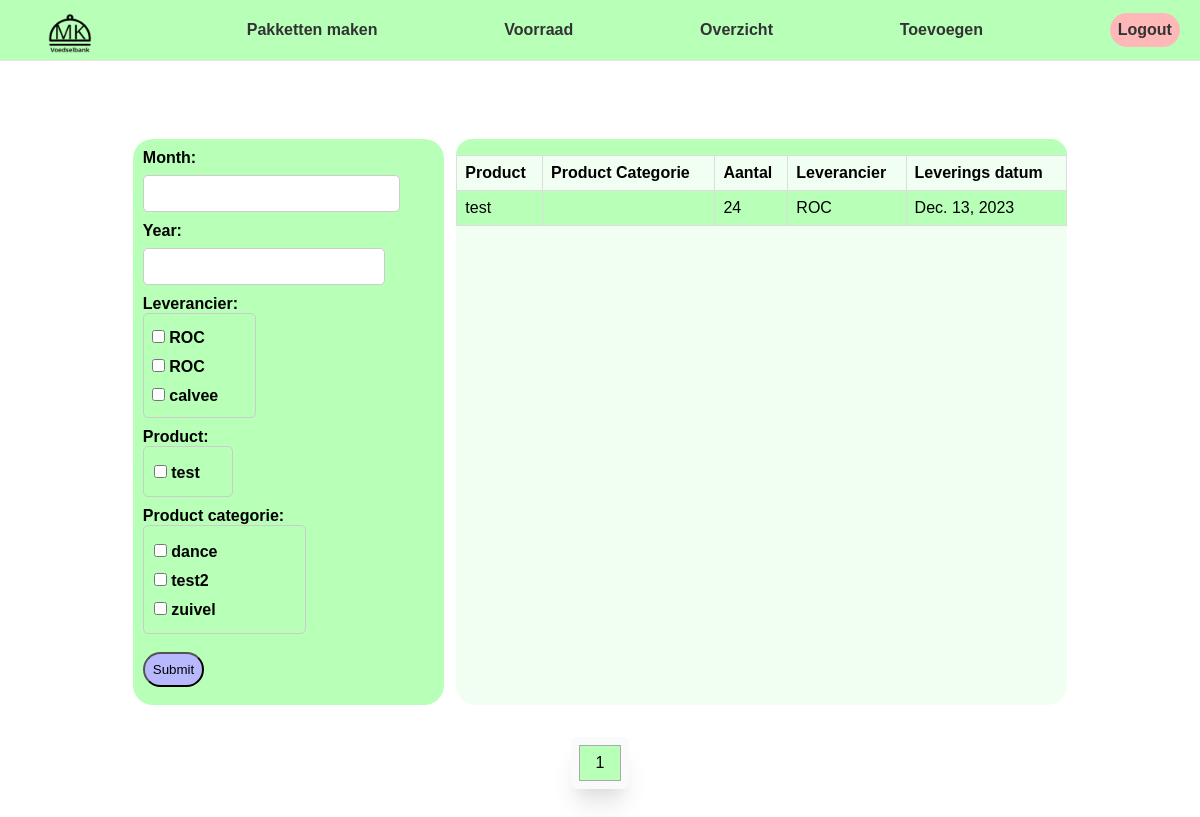
Page /rapportages/ingaand (signed in) on the earlier database version.
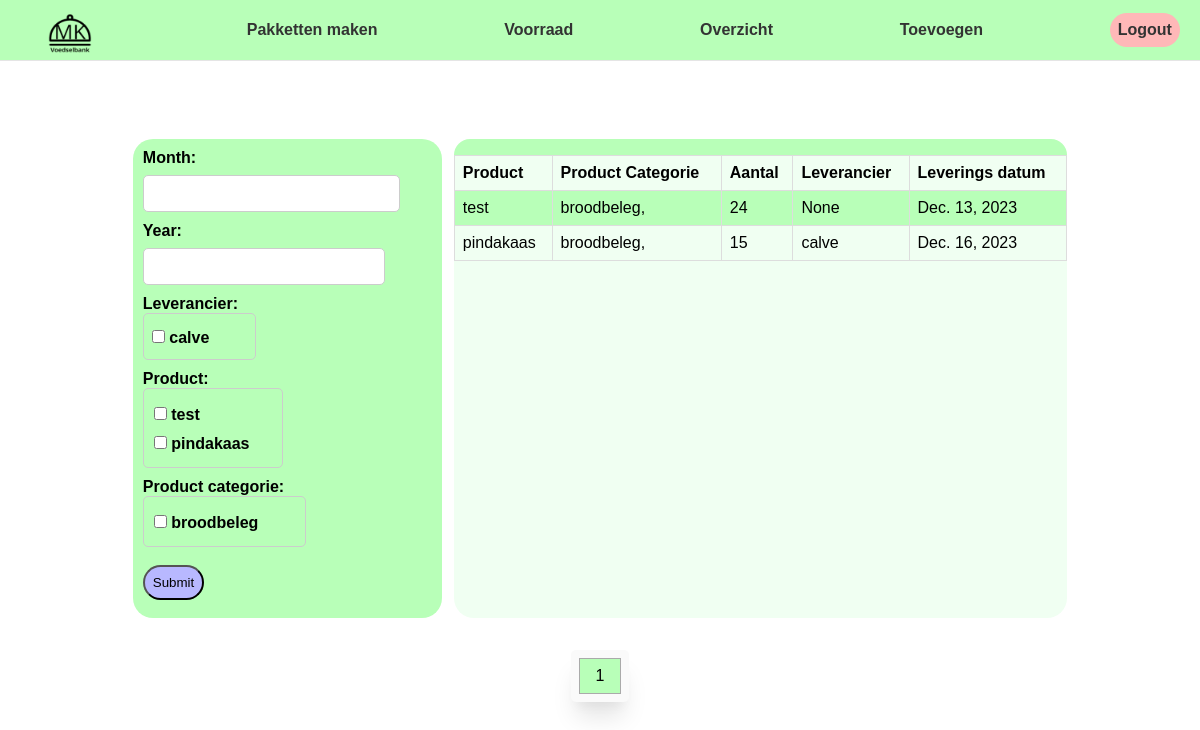
Same page on the later database version.
### magazijn/models/product.py (models this page shows)
class Product(models.Model):
    name = models.CharField(max_length=100)
    EAN = models.IntegerField()
    afbeelding = models.ImageField(upload_to='images/', null=True)
    varkesvlees = models.BooleanField(default=False)
    vegataries = models.BooleanField(default=False)
    veganistisch = models.BooleanField(default=False)
    catagorieën = models.ManyToManyField("Catagorie", related_name="product")
    voorraad = models.IntegerField(default=0)
    def __str__(self):
        return self.name

### magazijn/models/Product_Item.py (models this page shows, shortened)
class ProductItem(models.Model):
    STATUS_CHOICES = (
        (1, 'Goed'),
        (2, 'in pakket'),
        (3, 'Verlopen'),
        (4, 'Verdwenen'),
    )
    product = models.ForeignKey("Product", on_delete=models.CASCADE, null=True, related_name="product_items")
    leverings_datum = models.DateField(auto_now_add=True)
    leverancier = models.ForeignKey("directie.Leverancier", on_delete=models.SET_NULL, null=True, related_name="product_items")
    houdsbaarheiddatum = models.DateField()
    status = models.IntegerField(choices=STATUS_CHOICES, default=1)
    pakket = models.ForeignKey("magazijn.Pakket", on_delete=models.SET_NULL, null=True, blank=True, related_name="product_items")

### directie/models/Leverancier.py (models this page shows)
class Leverancier(models.Model):
    bedrijfsnaam = models.CharField(max_length=100)
    adres = models.CharField(max_length=100)
    contactpersoon = models.CharField(max_length=100)
    telefoon = models.IntegerField()
    email = models.EmailField()
    leveringsdatum = models.DateField(blank=True, null=True)
    def __str__(self):
        return self.bedrijfsnaam

### magazijn/models/Categorie.py (models this page shows)
class Catagorie(models.Model):
        name = models.CharField(max_length=100)
        omschrijving = models.CharField(max_length=100)
        def __str__(self):
            return self.name

### directie/views/product_categorie_rapportage.py (the view)
# urls.py: path('rapportages/ingaand', PCRapportage.as_view(), name='rapportage-ingaand'),
class PCRapportage(LoginRequiredMixin, View):
    product_item_model = ProductItem
    product_model = Product
    date_filter = DateFilter
    template_name = 'directie/product-categorie-rapportage.html'
    def get(self, request, *args, **kwargs):
        product_items = self.product_item_model.objects.all()
        date_filter = self.date_filter(request.GET, queryset=product_items)
        product_items = date_filter.qs
        product_counts = product_items.values('product').annotate(count=Count('product')).order_by('leverings_datum')
        for product_count in product_counts:
            product = self.product_model.objects.get(pk=product_count['product'])
            product_count['product'] = product
        paginated_filter = Paginator(product_counts, 10)
        page_number = request.GET.get('page')
        page_obj = paginated_filter.get_page(page_number)
        context = {
            'product_items': product_items,
            'date_filter': date_filter,
            'product_counts': page_obj,
        }
        return render(request, self.template_name, context)

### magazijn/templatetags/magazijn_extras.py (called while the page is built)
@register.simple_tag
def my_url(value, fieldname, urlencode=None):
    url = '?{}={}'.format(fieldname, value)
    if urlencode:
        querystring = urlencode.split('&')
        filtered_querystring = filter(lambda p: p.split('=')[0] != fieldname, querystring)
        encoded_querystring = '&'.join(filtered_querystring)
        url = '{}&{}'.format(url, encoded_querystring)
    return url

### templates/directie/product-categorie-rapportage.html (shortened to what this page needs)
{% extends "../base.html" %}
{% load static %}
{% block stylesheets %}
    <link rel="stylesheet" type="text/css" href="{% static 'css/login.css' %}">
    <link rel="stylesheet" type="text/css" href="{% static 'css/ingaand-rapportages.css' %}">
    <link rel="stylesheet" type="text/css" href="{% static 'css/stock.css' %}">
    <link rel="stylesheet" href="{% static 'css/add-stock.css' %}">
{% endblock %}
{% block content %}
{% load magazijn_extras %}
<div class='center-screen'>
    <div class="rapportage-grid">
        <form class="rapportage-form" method="get">
            {% for field in date_filter.form %}
                <div class= 'field'>
                    {{ field.label_tag }}
                    {{ field }}
                </div>
            {% endfor %}
            <div class = 'flex-row'>
            <input class='card-btn' type="submit" value="Submit">
            </div>
        </form>
        <div class='raportage-items'>
            <div style='width: 100%;'>
                <h3 class='card-header'>{{catagorie.name}}</h3>
            </div>
            <table>
                <tr>
                    <th>Product</th>
                    <th>Product Categorie</th>
                    <th>Aantal</th>
                    <th>Leverancier</th>
                    <th>Leverings datum</th>
                </tr>
                {% for product_count in product_counts %}
                    <tr>
                        <td>{{product_count.product}}</td>
                        <td>
                            {%for categorie in product_count.product.catagorieën.all %}
                            {{categorie.name}},
                            {% endfor %}
                        </td>
                        <td>{{product_count.count}}</td>
                        <td>{{product_count.product.product_items.all.0.leverancier}}</td>
                        <td>{{product_count.product.product_items.all.0.leverings_datum}}</td>
                    </tr>
                {% endfor %}
            </table>
        </div>
        <div id='item3'>
            <span class="pagination">
                {% for i in product_counts.paginator.page_range %}
                {% if i >= product_counts.number|add:-4 and i <= product_counts.number|add:4 %}
                    <a href="{% my_url i 'page' request.GET.urlencode %}" {% if i == product_counts.number %}class="active"{% endif %}>{{ i }}</a>
                {% endif %}
            {% endfor %}
            </span>
        </div>
    </div>
</div>
{% endblock %}

### templates/base.html (shortened to what this page needs)
{% load static %}
<html>
    <head>
    {% block stylesheets %}
    {% endblock stylesheets %}
    <link rel="stylesheet" href="{% static 'css/header.css' %}">
</head>
<body>
    {% include "components/header.html" %}
    {% block content %}
    {% endblock content %}
</body>
</html>

### templates/components/header.html (shortened to what this page needs)
{% load static %}
<header class= 'header'>
    <img src="{% static 'image/logo.png' %}" alt="logo" width= '100' height='100'>
    {% if user.groups.all.0.name == 'directie' %}
        <a href="{% url 'pakket_kiezen' %}">Pakketten maken</a>
        <a href="{% url 'stock-employe' %}">Voorraad</a>
        <a href="{% url 'rapportages' %}">Overzicht</a>
        <a href="{% url 'directie-homepage' %}">Toevoegen</a>
    {% endif %}
    <a class="logout" href="{% url 'logout' %}"> Logout</a>
</header>

### static/css/login.css (style rules this page uses)
.center-screen { display: flex; justify-content: center; height: 100vh; }
label { font-weight: bold; }

### static/css/ingaand-rapportages.css (style rules this page uses)
.center-screen { align-items: flex-start; }
.rapportage-grid { display: grid; grid-gap: 2rem; width: 80%; padding: 10px; margin-top: 20px; margin-bottom: 20px; grid-template-areas: "filter items items items items" "filter items items items items" "pagination pagination pagination pagination pagination"; }
.rapportage-form { grid-area: filter; display: flex; flex-direction: column; align-items: baseline; justify-content: center; margin: 0 auto; background-color: #B8FFB8; padding: 10px; border-radius: 20px; width: 100%; }
.rapportage-form input { margin: 0.5rem 0; }
.rapportage-form input[type="number"] { width: 100%; padding: 10px; margin-bottom: 10px; border-radius: 5px; border: 1px solid #ccc; }
.field { text-align: left; }
.flex-row { display: flex; justify-content: space-between; align-items: center; width: 100%; }
.raportage-items { grid-area: items; display: flex; flex-direction: column; align-items: center; background-color: #F0FFF2; border-radius: 20px; }
.raportage-items table { font-family: arial, sans-serif; border-collapse: collapse; width: 100%; }
.raportage-items td, th { border: 1px solid #dddddd; text-align: left; padding: 8px; }
.raportage-items tr:nth-child(even) { background-color: #B8FFB8; }
#id_leverancier, #id_product, #id_product_category, #id_adres { width: 100%; padding: 10px; margin-bottom: 10px; border-radius: 5px; border: 1px solid #ccc; max-height: 100px; overflow-y: scroll; }

### static/css/stock.css (style rules this page uses)
.card-btn { background-color: #B8B8FF; border-radius: 20px; color: black; text-decoration: none; padding: 0.5rem; }
#item3 { grid-area: pagination; display: flex; justify-content: center; align-items: center; gap: 1rem; }
.pagination { display: inline-block; padding: 0.5rem; box-shadow: rgba(0, 0, 0, 0.1) 0px 20px 25px -5px, rgba(0, 0, 0, 0.04) 0px 10px 10px -5px; background-color: rgb(250, 250, 250); border-radius: 5px; }
.pagination a { color: black; float: left; padding: 8px 16px; text-decoration: none; border: solid rgb(170, 170, 170) 1px; }
.pagination a.active { background-color: #B8FFB8; }

### static/css/add-stock.css (style rules this page uses)
.field-form input[type="text"], .field-form input[type="number"], .field-form input[type="date"], .field-form select, #id_leverancier, #id_houdsbaarheiddatum { width: 100%; padding: 0.5rem; border-radius: 5px; border: 1px solid #ccc; }
.card-header { background-color: #B8FFB8; padding: 0.5rem; margin: 0%; border-radius: 20px 20px 0px 0px; text-align: center; }
.center-screen { padding: 1rem; padding-top: 3rem; }

### static/css/header.css (style rules this page uses)
body { margin: 0; padding: 0; font-family: sans-serif; }
.header { display: flex; justify-content: space-between; align-items: center; padding: 0 20px; height: 60px; background-color: #B8FFB8; border-bottom: 1px solid #e5e5e5; }
.header img { height: 100px; }
.header a { color: #333; text-decoration: none; font-size: 16px; font-weight: bold; }
.logout { background-color: #FFB8B8; border-radius: 20px; color: black; text-decoration: none; padding: 0.5rem; }

Differences in the rows shown:
changed Product "test": product.product_items.all.0.leverancier "ROC" → "None"
added Catagorie: name "broodbeleg"
added Product: product "pindakaas", count "15", product.product_items.all.0.leverancier "calve", product.product_items.all.0.leverings_datum "Dec. 16, 2023"
Other differences:
form field leverancier: "☐ ☐ ☐" → "☐"
form field product: "☐" → "☐ ☐"
form field product_category: "☐ ☐ ☐" → "☐"
text no longer shown: "ROC ROC calvee test dance test2 zuivel"
text now shown: "calve test pindakaas broodbeleg"
